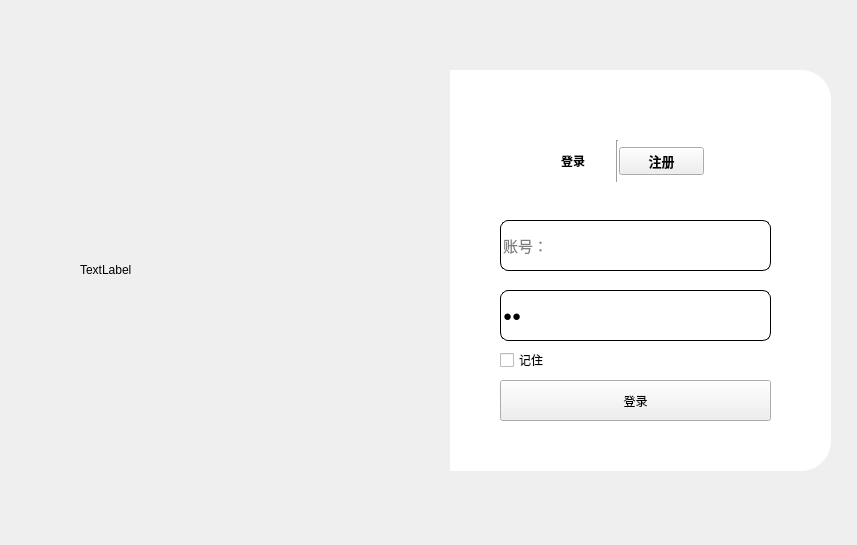
<?xml version="1.0" encoding="UTF-8"?>
<ui version="4.0">
 <class>Form</class>
 <widget class="QWidget" name="Form">
  <property name="geometry">
   <rect>
    <x>0</x>
    <y>0</y>
    <width>857</width>
    <height>545</height>
   </rect>
  </property>
  <property name="windowTitle">
   <string>Form</string>
  </property>
  <widget class="QPushButton" name="pushButton_4">
   <property name="geometry">
    <rect>
     <x>780</x>
     <y>80</y>
     <width>41</width>
     <height>24</height>
    </rect>
   </property>
   <property name="styleSheet">
    <string notr="true">border:none;</string>
   </property>
   <property name="text">
    <string/>
   </property>
   <property name="icon">
    <iconset resource="res.qrc">
     <normaloff>:/icons/res1/icons/close.png</normaloff>:/icons/res1/icons/close.png</iconset>
   </property>
  </widget>
  <widget class="QLabel" name="label_2">
   <property name="geometry">
    <rect>
     <x>450</x>
     <y>70</y>
     <width>381</width>
     <height>401</height>
    </rect>
   </property>
   <property name="styleSheet">
    <string notr="true">background-color: rgb(255, 255, 255);
border-top-right-radius:30px;
border-bottom-right-radius:30px;</string>
   </property>
   <property name="text">
    <string/>
   </property>
  </widget>
  <widget class="QWidget" name="widget" native="true">
   <property name="geometry">
    <rect>
     <x>530</x>
     <y>140</y>
     <width>174</width>
     <height>42</height>
    </rect>
   </property>
   <property name="font">
    <font>
     <pointsize>10</pointsize>
    </font>
   </property>
   <layout class="QHBoxLayout" name="horizontalLayout">
    <property name="spacing">
     <number>0</number>
    </property>
    <item>
     <widget class="QPushButton" name="pushButton">
      <property name="font">
       <font>
        <pointsize>9</pointsize>
        <bold>true</bold>
       </font>
      </property>
      <property name="styleSheet">
       <string notr="true">#pushButton{
	border:none;
}
#pushButton:focus{
	color:rgb(186,186,186);
}</string>
      </property>
      <property name="text">
       <string>登录</string>
      </property>
     </widget>
    </item>
    <item>
     <widget class="Line" name="line">
      <property name="orientation">
       <enum>Qt::Vertical</enum>
      </property>
     </widget>
    </item>
    <item>
     <widget class="QPushButton" name="register_pushButton">
      <property name="font">
       <font>
        <pointsize>10</pointsize>
        <bold>true</bold>
       </font>
      </property>
      <property name="styleSheet">
       <string notr="true">#pushButton_2{
	border:none;
}
#pushButton_2:focus{
	color:rgb(186,186,186);
}</string>
      </property>
      <property name="text">
       <string>注册</string>
      </property>
     </widget>
    </item>
   </layout>
  </widget>
  <widget class="QWidget" name="widget_2" native="true">
   <property name="geometry">
    <rect>
     <x>470</x>
     <y>200</y>
     <width>331</width>
     <height>231</height>
    </rect>
   </property>
   <widget class="QLineEdit" name="username_lineEdit">
    <property name="geometry">
     <rect>
      <x>30</x>
      <y>20</y>
      <width>271</width>
      <height>51</height>
     </rect>
    </property>
    <property name="font">
     <font>
      <pointsize>11</pointsize>
     </font>
    </property>
    <property name="styleSheet">
     <string notr="true">border:1px solid rgb(0,0,0);
border-radius:8px;</string>
    </property>
    <property name="placeholderText">
     <string>账号：</string>
    </property>
   </widget>
   <widget class="QLineEdit" name="password_lineEdit">
    <property name="geometry">
     <rect>
      <x>30</x>
      <y>90</y>
      <width>271</width>
      <height>51</height>
     </rect>
    </property>
    <property name="font">
     <font>
      <pointsize>11</pointsize>
     </font>
    </property>
    <property name="styleSheet">
     <string notr="true">border:1px solid rgb(0,0,0);
border-radius:8px;</string>
    </property>
    <property name="text">
     <string>11</string>
    </property>
    <property name="echoMode">
     <enum>QLineEdit::Password</enum>
    </property>
    <property name="placeholderText">
     <string>密码：</string>
    </property>
   </widget>
   <widget class="QPushButton" name="login_pushButton">
    <property name="geometry">
     <rect>
      <x>30</x>
      <y>180</y>
      <width>271</width>
      <height>41</height>
     </rect>
    </property>
    <property name="styleSheet">
     <string notr="true">
#pushButton_3{
	background-color: rgb(0, 0, 0);
	color: rgb(255, 255, 255);
	border:3px solid rgb(0,0,0);
	border-radius:8px;
}
#pushButton_3:hover{
	background-color: rgb(255, 255, 255);
	color: rgb(0, 0, 0);
}
#pushButton_3:press{
	padding-top:5px;
	padding-left:5px;
}

</string>
    </property>
    <property name="text">
     <string>登录</string>
    </property>
   </widget>
   <widget class="QCheckBox" name="checkBox">
    <property name="geometry">
     <rect>
      <x>30</x>
      <y>150</y>
      <width>79</width>
      <height>20</height>
     </rect>
    </property>
    <property name="text">
     <string>记住</string>
    </property>
   </widget>
  </widget>
  <widget class="QLabel" name="label">
   <property name="geometry">
    <rect>
     <x>80</x>
     <y>70</y>
     <width>370</width>
     <height>400</height>
    </rect>
   </property>
   <property name="styleSheet">
    <string notr="true">border-image: url(:/images/res1/images/1.jpg);
border-top-left-radius:30px;
border-bottom-left-radius:30px;</string>
   </property>
   <property name="text">
    <string>TextLabel</string>
   </property>
  </widget>
 </widget>
 <resources>
  <include location="res.qrc"/>
 </resources>
 <connections/>
</ui>
